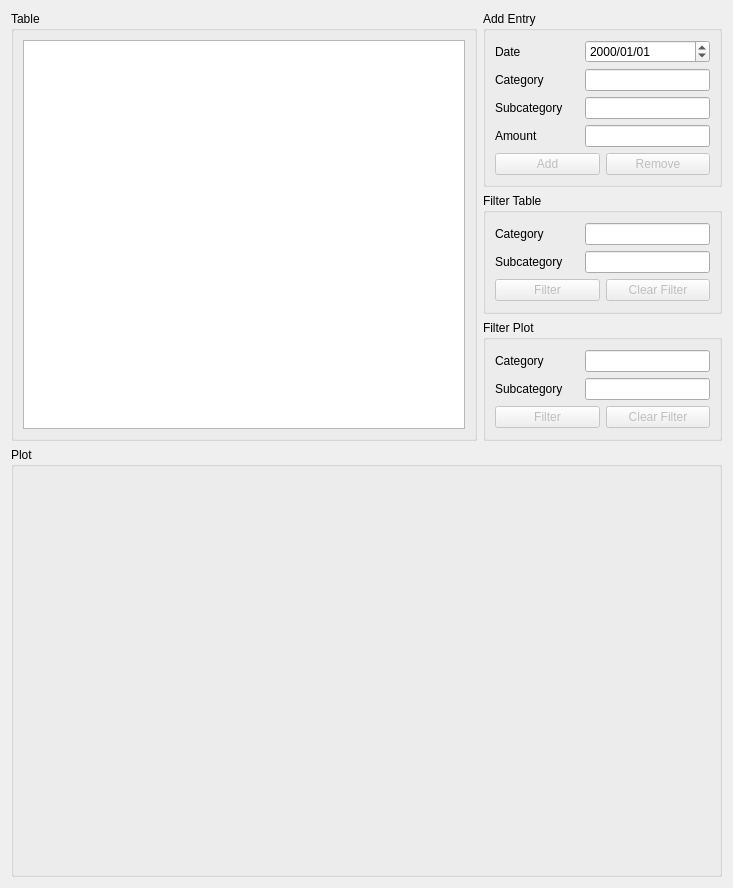
<?xml version="1.0" encoding="UTF-8"?>
<ui version="4.0">
 <class>BudgetTracker</class>
 <widget class="QWidget" name="BudgetTracker">
  <property name="geometry">
   <rect>
    <x>0</x>
    <y>0</y>
    <width>733</width>
    <height>888</height>
   </rect>
  </property>
  <property name="minimumSize">
   <size>
    <width>733</width>
    <height>888</height>
   </size>
  </property>
  <property name="maximumSize">
   <size>
    <width>16777215</width>
    <height>888</height>
   </size>
  </property>
  <property name="windowTitle">
   <string>BudgetTracker</string>
  </property>
  <layout class="QVBoxLayout" name="verticalLayout_6">
   <item>
    <layout class="QVBoxLayout" name="mainLayout">
     <item>
      <layout class="QHBoxLayout" name="transactionHLayout">
       <property name="sizeConstraint">
        <enum>QLayout::SetNoConstraint</enum>
       </property>
       <item>
        <widget class="QGroupBox" name="transactionGroupBox">
         <property name="sizePolicy">
          <sizepolicy hsizetype="Preferred" vsizetype="Minimum">
           <horstretch>0</horstretch>
           <verstretch>0</verstretch>
          </sizepolicy>
         </property>
         <property name="title">
          <string>Table</string>
         </property>
         <layout class="QVBoxLayout" name="verticalLayout_3">
          <item>
           <widget class="QTableView" name="transactionTableView">
            <property name="sizePolicy">
             <sizepolicy hsizetype="Expanding" vsizetype="Expanding">
              <horstretch>0</horstretch>
              <verstretch>0</verstretch>
             </sizepolicy>
            </property>
            <property name="minimumSize">
             <size>
              <width>440</width>
              <height>0</height>
             </size>
            </property>
            <property name="selectionMode">
             <enum>QAbstractItemView::ExtendedSelection</enum>
            </property>
            <property name="selectionBehavior">
             <enum>QAbstractItemView::SelectItems</enum>
            </property>
           </widget>
          </item>
         </layout>
        </widget>
       </item>
       <item>
        <layout class="QVBoxLayout" name="transactionVLayout">
         <item>
          <widget class="QGroupBox" name="entryGroupBox">
           <property name="sizePolicy">
            <sizepolicy hsizetype="Preferred" vsizetype="Minimum">
             <horstretch>0</horstretch>
             <verstretch>0</verstretch>
            </sizepolicy>
           </property>
           <property name="maximumSize">
            <size>
             <width>239</width>
             <height>16777215</height>
            </size>
           </property>
           <property name="title">
            <string>Add Entry</string>
           </property>
           <layout class="QVBoxLayout" name="verticalLayout_2">
            <item>
             <layout class="QVBoxLayout" name="entryVLayout">
              <item>
               <layout class="QHBoxLayout" name="entryDateHLayout">
                <item>
                 <widget class="QLabel" name="entryDateLabel">
                  <property name="text">
                   <string>Date</string>
                  </property>
                 </widget>
                </item>
                <item>
                 <widget class="QDateEdit" name="entryDateDateEdit">
                  <property name="minimumSize">
                   <size>
                    <width>125</width>
                    <height>0</height>
                   </size>
                  </property>
                  <property name="maximumSize">
                   <size>
                    <width>125</width>
                    <height>16777215</height>
                   </size>
                  </property>
                  <property name="currentSection">
                   <enum>QDateTimeEdit::YearSection</enum>
                  </property>
                  <property name="displayFormat">
                   <string>yyyy/MM/dd</string>
                  </property>
                 </widget>
                </item>
               </layout>
              </item>
              <item>
               <layout class="QHBoxLayout" name="entryCategoryHLayout">
                <item>
                 <widget class="QLabel" name="entryCategoryLabel">
                  <property name="text">
                   <string>Category</string>
                  </property>
                 </widget>
                </item>
                <item>
                 <widget class="QLineEdit" name="entryCategoryLineEdit">
                  <property name="minimumSize">
                   <size>
                    <width>125</width>
                    <height>0</height>
                   </size>
                  </property>
                  <property name="maximumSize">
                   <size>
                    <width>125</width>
                    <height>16777215</height>
                   </size>
                  </property>
                  <property name="maxLength">
                   <number>20</number>
                  </property>
                 </widget>
                </item>
               </layout>
              </item>
              <item>
               <layout class="QHBoxLayout" name="entrySubcategoryHLayout">
                <item>
                 <widget class="QLabel" name="entrySubcategoryLabel">
                  <property name="text">
                   <string>Subcategory</string>
                  </property>
                 </widget>
                </item>
                <item>
                 <widget class="QLineEdit" name="entrySubcategoryLineEdit">
                  <property name="minimumSize">
                   <size>
                    <width>125</width>
                    <height>0</height>
                   </size>
                  </property>
                  <property name="maximumSize">
                   <size>
                    <width>125</width>
                    <height>16777215</height>
                   </size>
                  </property>
                  <property name="maxLength">
                   <number>20</number>
                  </property>
                 </widget>
                </item>
               </layout>
              </item>
              <item>
               <layout class="QHBoxLayout" name="entryAmountHLayout">
                <item>
                 <widget class="QLabel" name="entryAmountLabel">
                  <property name="text">
                   <string>Amount</string>
                  </property>
                 </widget>
                </item>
                <item>
                 <widget class="QLineEdit" name="entryAmountLineEdit">
                  <property name="minimumSize">
                   <size>
                    <width>125</width>
                    <height>0</height>
                   </size>
                  </property>
                  <property name="maximumSize">
                   <size>
                    <width>125</width>
                    <height>16777215</height>
                   </size>
                  </property>
                  <property name="maxLength">
                   <number>20</number>
                  </property>
                 </widget>
                </item>
               </layout>
              </item>
              <item>
               <layout class="QHBoxLayout" name="entryButtonHLayout">
                <item>
                 <widget class="QPushButton" name="entryAddButton">
                  <property name="enabled">
                   <bool>false</bool>
                  </property>
                  <property name="text">
                   <string>Add</string>
                  </property>
                 </widget>
                </item>
                <item>
                 <widget class="QPushButton" name="entryRemoveButton">
                  <property name="enabled">
                   <bool>false</bool>
                  </property>
                  <property name="text">
                   <string>Remove</string>
                  </property>
                 </widget>
                </item>
               </layout>
              </item>
             </layout>
            </item>
           </layout>
          </widget>
         </item>
         <item>
          <widget class="QGroupBox" name="tableFilterGroupBox">
           <property name="sizePolicy">
            <sizepolicy hsizetype="Preferred" vsizetype="Minimum">
             <horstretch>0</horstretch>
             <verstretch>0</verstretch>
            </sizepolicy>
           </property>
           <property name="maximumSize">
            <size>
             <width>239</width>
             <height>16777215</height>
            </size>
           </property>
           <property name="title">
            <string>Filter Table</string>
           </property>
           <layout class="QVBoxLayout" name="verticalLayout_5">
            <item>
             <layout class="QVBoxLayout" name="tableFilterVLayout">
              <item>
               <layout class="QHBoxLayout" name="tableFilterCategoryHLayout">
                <item>
                 <widget class="QLabel" name="tableFilterCategoryLabel">
                  <property name="text">
                   <string>Category</string>
                  </property>
                 </widget>
                </item>
                <item>
                 <widget class="QLineEdit" name="tableFilterCategoryLineEdit">
                  <property name="minimumSize">
                   <size>
                    <width>125</width>
                    <height>0</height>
                   </size>
                  </property>
                  <property name="maximumSize">
                   <size>
                    <width>125</width>
                    <height>16777215</height>
                   </size>
                  </property>
                  <property name="maxLength">
                   <number>20</number>
                  </property>
                 </widget>
                </item>
               </layout>
              </item>
              <item>
               <layout class="QHBoxLayout" name="tableFilterSubcategoryHLayout">
                <item>
                 <widget class="QLabel" name="tableFilterSubcategoryLabel">
                  <property name="text">
                   <string>Subcategory</string>
                  </property>
                 </widget>
                </item>
                <item>
                 <widget class="QLineEdit" name="tableFilterSubcategoryLineEdit">
                  <property name="minimumSize">
                   <size>
                    <width>125</width>
                    <height>0</height>
                   </size>
                  </property>
                  <property name="maximumSize">
                   <size>
                    <width>125</width>
                    <height>16777215</height>
                   </size>
                  </property>
                  <property name="maxLength">
                   <number>20</number>
                  </property>
                 </widget>
                </item>
               </layout>
              </item>
              <item>
               <layout class="QHBoxLayout" name="tableFilterButtonHLayout">
                <item>
                 <widget class="QPushButton" name="tableFilterFilterButton">
                  <property name="enabled">
                   <bool>false</bool>
                  </property>
                  <property name="text">
                   <string>Filter</string>
                  </property>
                 </widget>
                </item>
                <item>
                 <widget class="QPushButton" name="tableFilterClearButton">
                  <property name="enabled">
                   <bool>false</bool>
                  </property>
                  <property name="text">
                   <string>Clear Filter</string>
                  </property>
                 </widget>
                </item>
               </layout>
              </item>
             </layout>
            </item>
           </layout>
          </widget>
         </item>
         <item>
          <widget class="QGroupBox" name="plotFilterGroupBox">
           <property name="sizePolicy">
            <sizepolicy hsizetype="Preferred" vsizetype="Minimum">
             <horstretch>0</horstretch>
             <verstretch>0</verstretch>
            </sizepolicy>
           </property>
           <property name="maximumSize">
            <size>
             <width>239</width>
             <height>16777215</height>
            </size>
           </property>
           <property name="title">
            <string>Filter Plot</string>
           </property>
           <layout class="QVBoxLayout" name="verticalLayout">
            <item>
             <layout class="QVBoxLayout" name="plotFilterVLayout_inner">
              <item>
               <layout class="QHBoxLayout" name="plotFilterCategoryHLayout">
                <item>
                 <widget class="QLabel" name="plotFilterCategoryLabel">
                  <property name="text">
                   <string>Category</string>
                  </property>
                 </widget>
                </item>
                <item>
                 <widget class="QLineEdit" name="plotFilterCategoryLineEdit">
                  <property name="minimumSize">
                   <size>
                    <width>125</width>
                    <height>0</height>
                   </size>
                  </property>
                  <property name="maximumSize">
                   <size>
                    <width>125</width>
                    <height>16777215</height>
                   </size>
                  </property>
                  <property name="maxLength">
                   <number>20</number>
                  </property>
                 </widget>
                </item>
               </layout>
              </item>
              <item>
               <layout class="QHBoxLayout" name="plotFilterSubcategoryHLayout">
                <item>
                 <widget class="QLabel" name="plotFilterSubcategoryLabel">
                  <property name="text">
                   <string>Subcategory</string>
                  </property>
                 </widget>
                </item>
                <item>
                 <widget class="QLineEdit" name="plotFilterSubcategoryLineEdit">
                  <property name="minimumSize">
                   <size>
                    <width>125</width>
                    <height>0</height>
                   </size>
                  </property>
                  <property name="maximumSize">
                   <size>
                    <width>125</width>
                    <height>16777215</height>
                   </size>
                  </property>
                  <property name="maxLength">
                   <number>20</number>
                  </property>
                 </widget>
                </item>
               </layout>
              </item>
              <item>
               <layout class="QHBoxLayout" name="plotFilterButtonHLayout">
                <item>
                 <widget class="QPushButton" name="plotFilterFilterButton">
                  <property name="enabled">
                   <bool>false</bool>
                  </property>
                  <property name="text">
                   <string>Filter</string>
                  </property>
                 </widget>
                </item>
                <item>
                 <widget class="QPushButton" name="plotFilterClearButton">
                  <property name="enabled">
                   <bool>false</bool>
                  </property>
                  <property name="text">
                   <string>Clear Filter</string>
                  </property>
                 </widget>
                </item>
               </layout>
              </item>
             </layout>
            </item>
           </layout>
          </widget>
         </item>
        </layout>
       </item>
      </layout>
     </item>
     <item>
      <layout class="QHBoxLayout" name="plotHLayout">
       <property name="sizeConstraint">
        <enum>QLayout::SetNoConstraint</enum>
       </property>
       <item>
        <widget class="QGroupBox" name="plotGroupBox">
         <property name="sizePolicy">
          <sizepolicy hsizetype="Preferred" vsizetype="Expanding">
           <horstretch>0</horstretch>
           <verstretch>1</verstretch>
          </sizepolicy>
         </property>
         <property name="title">
          <string>Plot</string>
         </property>
         <layout class="QVBoxLayout" name="verticalLayout_4">
          <item>
           <widget class="QCustomPlot" name="transactionPlot" native="true">
            <property name="minimumSize">
             <size>
              <width>440</width>
              <height>300</height>
             </size>
            </property>
           </widget>
          </item>
         </layout>
        </widget>
       </item>
      </layout>
     </item>
    </layout>
   </item>
  </layout>
 </widget>
 <customwidgets>
  <customwidget>
   <class>QCustomPlot</class>
   <extends>QWidget</extends>
   <header>qcustomplot.h</header>
   <container>1</container>
  </customwidget>
 </customwidgets>
 <resources/>
 <connections/>
</ui>
